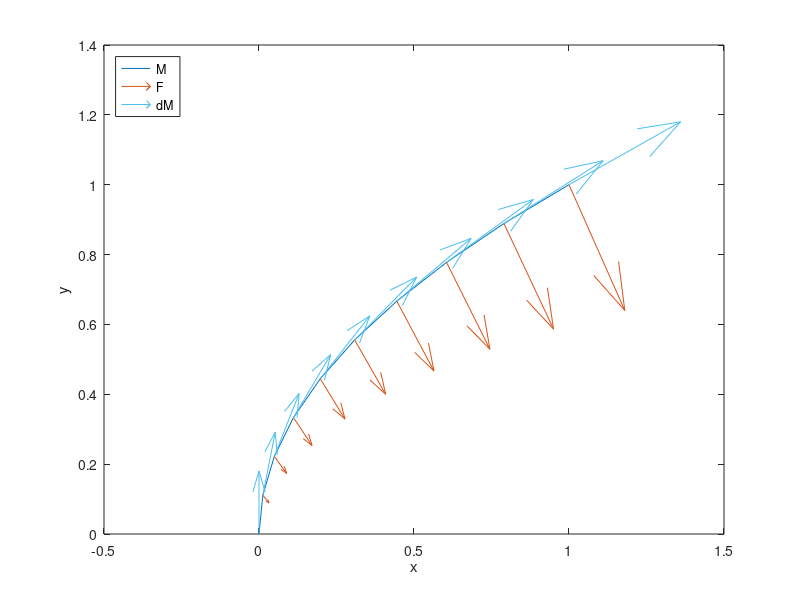
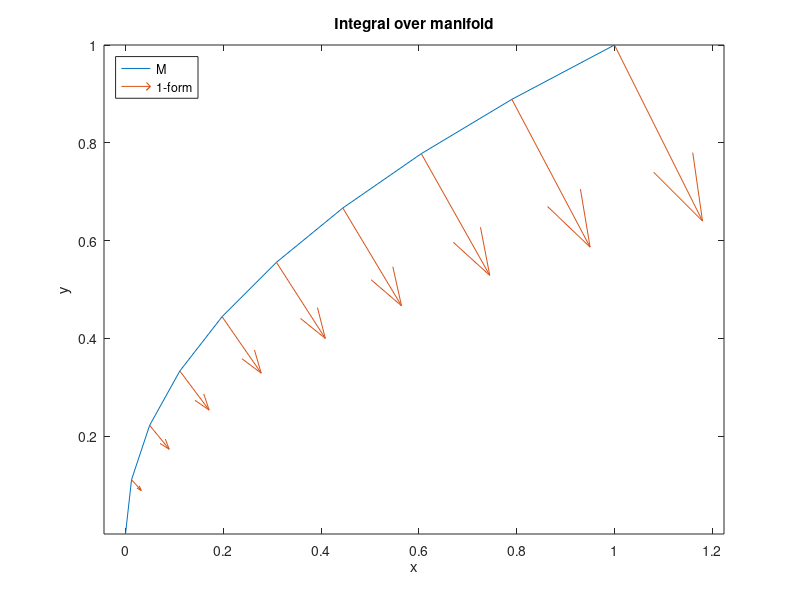
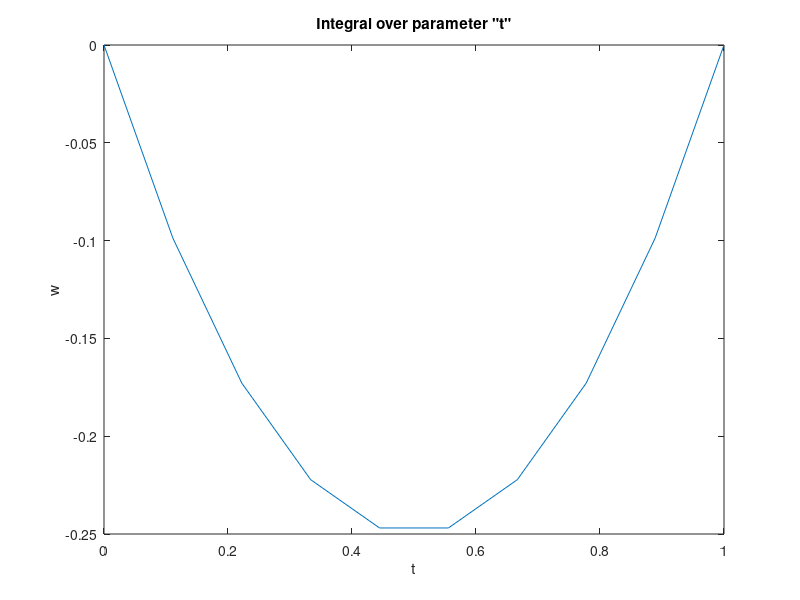

The MATLAB script that drew these images, in order: (Note: this script raises an error after producing the figures.)
function example_4
% Example 4 from page 5 in "Differential Forms" by Kurt Bryan
% Example of int(w) over M = int(w(X'(t))dt) over a to b

% Some helper functions
% Grabs the appropriate row of a vector-valued function
rSelect = @(V, IDX) V(IDX,:);

% Vector field F in R2, example
F = @(x) [x(2,:);...
          -x(1,:) - x(2,:)];
      
% 1-form, generic version
w = @(x,dx) rSelect(F(x),1).*dx(1,:) + rSelect(F(x),2).*dx(2,:);

% Manifold M in R2, parameterized by t, example
n = 10;
t = linspace(0,1,n);
M = @(x) [x.^2; x];
dM= @(x) [2*x; ones(1,length(x))];
        


%%% PLOTTING %%%
figure(14301)
clf
plot(rSelect(M(t),1), rSelect(M(t),2))
hold on
quiver(rSelect(M(t),1), rSelect(M(t),2), ...
       rSelect(F(M(t)),1), rSelect(F(M(t)),2) )
quiver(rSelect(M(t),1), rSelect(M(t),2), ...
       rSelect(dM(t),1), rSelect(dM(t),2))
xlabel('x')
ylabel('y')
zlabel('z')
legend('M', 'F', 'dM', 'Location', 'Northwest')

figure(14302)
clf
plot(rSelect(M(t),1), rSelect(M(t),2))
hold on
quiver(rSelect(M(t),1), rSelect(M(t),2), ...
       rSelect(F(M(t)),1), rSelect(F(M(t)),2) )
title('Integral over manifold')
xlabel('x')
ylabel('y')
legend('M', '1-form', 'Location', 'Northwest')
axis equal

figure(14303)
clf
plot(t, w(M(t),dM(t)))
title('Integral over parameter "t"')
xlabel('t')
ylabel('w')

disp('Answer is:')
disp(integral(@(x) w(M(x),dM(x)), t(1), t(end)))
end